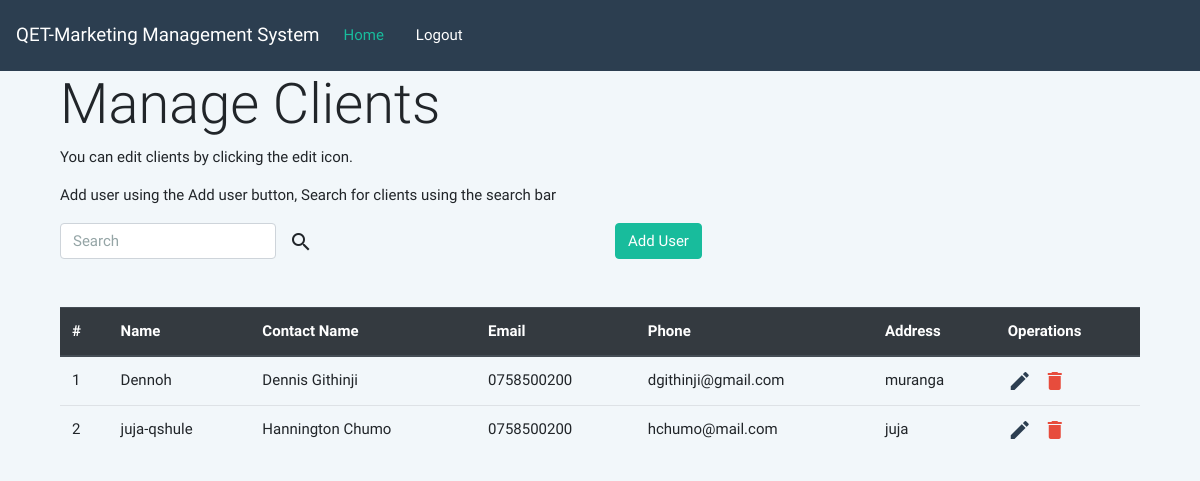
The page /clients/index.php on the database its author committed.
### tables this page shows
CREATE TABLE IF NOT EXISTS `clients` (
  `id` int(11) NOT NULL AUTO_INCREMENT,
  `name` varchar(100) NOT NULL,
  `contact_name` varchar(100) NOT NULL,
  `phone` varchar(20) NOT NULL,
  `email` varchar(255) NOT NULL,
  `address` varchar(255) NOT NULL,
  `status` tinyint(4) NOT NULL DEFAULT '0',
  `date` timestamp NOT NULL DEFAULT CURRENT_TIMESTAMP,
  PRIMARY KEY (`id`)
);

### clients/index.php (the view, shortened to what this page needs)
<?php
$db = new database();
$pdo = $db->getConnection();
?>
<!DOCTYPE html>
<html lang="en">
<head>
    <link rel="stylesheet" type="text/css" href="../font/roboto/roboto.css">
    <link rel="stylesheet" type="text/css" href="../font/material/material-icons.css">
    <link rel="stylesheet" type="text/css" href="../css/bootstrap.min.css">
    <link rel="stylesheet" type="text/css" href="../css/style.css">
</head>
<body>
<nav class="navbar navbar-expand-lg navbar-dark bg-primary">
    <a class="navbar-brand" href="#">QET-Marketing Management System</a>
    <div class="collapse navbar-collapse" id="navbarColor01">
        <ul class="navbar-nav mr-auto float-right">
            <li class="nav-item active">
                <a class="nav-link" href="../home.php">Home <span class="sr-only">(current)</span></a>
            </li>
            <li class="nav-item active">
                <a class="nav-link" href="#"></a>
            </li>
            <li class="nav-item">
                <a class="nav-link" href="../logout.php">Logout</a>
            </li>
        </ul>
</nav>
<main class="container">
    <main class="container">
        <h2 class="display-4 page-header">Manage Clients</h2>
        <p>You can edit clients by clicking the edit icon.</p>
        <p>Add user using the Add user button, Search for clients using the search bar</p>
        <div class="row">
            <form action="index.php" class="form-inline col-md-6" role="form" method="get">
                <div class="form-group">
                    <input type="text" name="search" class="form-control" placeholder="Search">
                    <button type="submit" name="submit-search" class="btn btn-default form-control">
                        <i class="material-icons">search</i></button>
                </div>
            </form>
            <a href="add.php" class="col-md-6">
                <button class="btn btn-success pull-right">Add User</button>
            </a>
        </div>
        <table class="table my-5">
            <thead class="thead-dark">
            <tr>
                <th scope="col">#</th>
                <th scope="col">Name</th>
                <th scope="col">Contact Name</th>
                <th scope="col">Email</th>
                <th scope="col">Phone</th>
                <th scope="col">Address</th>
                <th scope="col">Operations</th>
            </tr>
            </thead>
            <tbody id="tcontent">
            <?php
            $statement = $pdo->prepare("SELECT * FROM `clients`");
            if ($statement->execute()) {
                $results = $statement->fetchAll();
            } else {
                echo "<div class='alert alert-info'><i class='material-icons'>face</i> No Records Yet</div>";
            }
            if (isset($_GET['submit-search'])) {
                $search = sanitize($_GET['search']);
                if (empty($search)) {
                    echo "<div class=\"alert alert-warning\"><strong>Warning!</strong> please enter a search term.</div>";
                } elseif (!empty($search)) {
                    $search_term = "%" . $search . "%";
                    $stm = $pdo->prepare("SELECT * FROM `clients` WHERE (`name` LIKE ? OR `email` LIKE ? OR `address` LIKE ?)");
                    $stm->execute(array($search_term, $search_term, $search_term, $search_term));
                    $results = $stm->fetchAll();
                    if ($stm->rowCount() == 0) {
                        echo "<div class=\"alert alert-warning\"><strong>Warning!</strong> No results found for " . $search . ".</div>";
                    } else {
                        fetchRecords($results);
                    }
                }
            } else {
                fetchRecords($results);
            }
            ?>
            </tbody>
        </table>
    </main>
</body>
</html>
<?php
function fetchRecords($records)
{
    $counter = 1;
    foreach ($records as $record) {
        echo "
        <tr>
        <td scope='col'>{$counter}</td>
        <td scope='col'> {$record['name']}</td>
        <td scope='col'>{$record['contact_name']}</td>
        <td scope='col'>{$record['phone']}</td>
        <td scope='col'>{$record['email']}</td>
        <td scope='col'>{$record['address']}</td>
        <td scope='col'>
        <a href=\"update.php?id={$record['id']}\" class='text-primary'>
                        <i class=\"material-icons\">edit</i>
                    </a>&nbsp;
                    <a href=\"delete.php?id={$record['id']}\" class='text-danger'>
                        <i class=\"material-icons\">delete</i>
                    </a
</td>
</tr>
        ";
        $counter++;
    }
}
?>

### css/style.css (style rules this page uses)
body { font-family: "Roboto", "Helvetica Neue", sans-serif !important; background-color: #f2f7fa; }
i { vertical-align: middle; z-index: 2; }

### rows shown on the page
clients: name "Dennoh", contact_name "Dennis Githinji", phone "0758500200", email "dgithinji@gmail.com", address "muranga"
clients: name "juja-qshule", contact_name "Hannington Chumo", phone "0758500200", email "hchumo@mail.com", address "juja"
